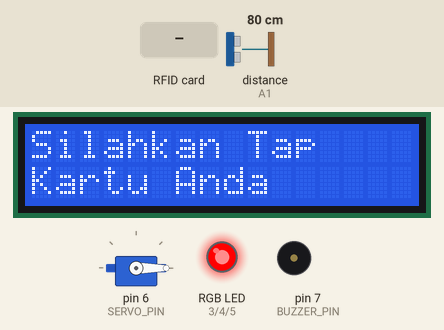
Recording of a sketch running on a simulated Arduino Uno, built with avr-gcc and run on an emulated ATmega328P. Shown: 16×2 character LCD, servo, an RGB LED mixed from three pins (HIGH = lit), buzzer (waves = sounding). Inputs (shaded band) come from the test bench; at power-on: distance to the obstacle (sensor on A1) 80 cm. The echo pulse lasts 58.3 µs per cm; pins used as bus, display or sensor lines are not drawn; what the sketch prints to the serial monitor is not drawn.

Above: at 1.3 s.
1.4 s: RFID card 5E 7A 19 C4 held to the reader
At 1.8 s:
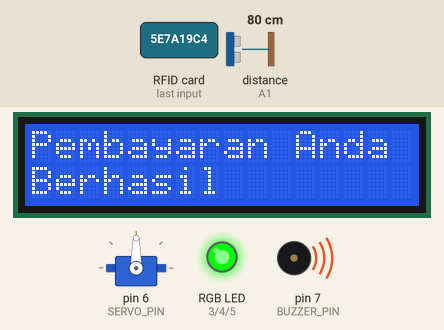
At 2.9 s:
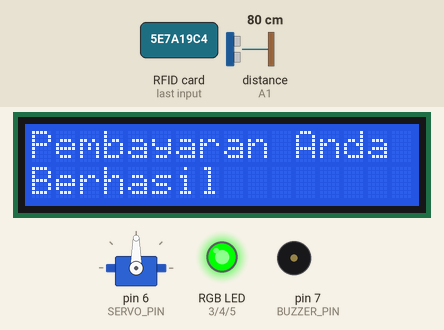
Timing chart, 0 to 5.1 s (numbered marks = the images above; inputs shaded):
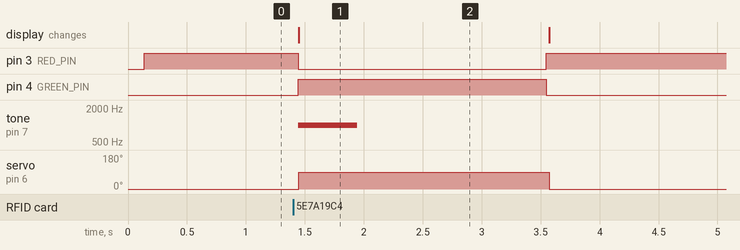

The sketch:

ultrasonic_rfid_automatic_toll_gate.ino
```cpp
#include <SPI.h> 		            // Library untuk komunikasi SPI (SCK, MOSI, MISO, SS)
#include <MFRC522.h> 		        // Library untuk RFID MFRC522
#include <Wire.h> 		          // Library untuk komunikasi I2C
#include <LiquidCrystal_I2C.h>	// Library untuk LCD I2C
#include <Servo.h> 		          // Library untuk mengontrol servo

// Inisialisasi LCD dengan alamat 0x27, ukuran 16x2
LiquidCrystal_I2C lcd(0x27, 16, 2);

// Pin untuk modul RFID MFRC522
#define SS_PIN 10 		            // Slave Select pin untuk SPI (SCK, MOSI, MISO, SS)
#define RST_PIN 9 		            // Pin untuk reset MFRC522
MFRC522 mfrc522(SS_PIN, RST_PIN); // Membuat objek MFRC522

// Membuat objek servo
Servo myServo;

// Definisi pin untuk perangkat lainnya
#define SERVO_PIN 6 	// Pin untuk servo
#define BUZZER_PIN 7 	// Pin untuk buzzer
#define RED_PIN 3 	  // Pin untuk LED merah
#define GREEN_PIN 4 	// Pin untuk LED hijau
#define BLUE_PIN 5 	  // Pin untuk LED biru
#define TRIG_PIN A0 	// Pin untuk trigger sensor ultrasonik
#define ECHO_PIN A1 	// Pin untuk echo sensor ultrasonik

void setup() {
  Serial.begin(9600); 		  // Memulai komunikasi serial dengan baud rate 9600
  Wire.begin(); 		        // Memulai komunikasi I2C
  lcd.begin(16, 2); 	      // Inisialisasi LCD dengan ukuran 16x2
  lcd.backlight(); 		      // Mengaktifkan backlight LCD
  lcd.setCursor(0, 0); 		  // Mengatur kursor ke kolom 0 baris 0
  lcd.print("Silahkan Tap");// Menampilkan pesan "Silahkan Tap"
  lcd.setCursor(0, 1); 		  // Mengatur kursor ke kolom 0 baris 1
  lcd.print("Kartu Anda"); 	// Menampilkan pesan "Kartu Anda"

  SPI.begin(); 		      // Memulai komunikasi SPI
  mfrc522.PCD_Init(); 	// Inisialisasi modul RFID MFRC522

  myServo.attach(SERVO_PIN); 	// Menghubungkan servo ke pin yang telah ditentukan
  myServo.write(0); 		      // Mengatur posisi servo ke 0 derajat

  // Mengatur pin perangkat lainnya sebagai input atau output
  pinMode(BUZZER_PIN, OUTPUT); 	// Mengatur pin buzzer sebagai output
  pinMode(RED_PIN, OUTPUT); 	  // Mengatur pin LED merah sebagai output
  pinMode(GREEN_PIN, OUTPUT); 	// Mengatur pin LED hijau sebagai output
  pinMode(BLUE_PIN, OUTPUT); 	  // Mengatur pin LED biru sebagai output
  setRGBColor(255, 0, 0); 	    // Mengatur LED RGB menjadi merah

  pinMode(TRIG_PIN, OUTPUT); 	// Mengatur pin trigger sensor ultrasonik sebagai output
  pinMode(ECHO_PIN, INPUT); 	// Mengatur pin echo sensor ultrasonik sebagai input
}

void loop() {
  // Memeriksa apakah kartu baru terdeteksi
  if (!mfrc522.PICC_IsNewCardPresent() || !mfrc522.PICC_ReadCardSerial()) {
    delay(50); 	// Menunggu 50ms sebelum mencoba lagi
    return; 	// Keluar dari fungsi loop
  }

  String uid = ""; // Variabel untuk menyimpan UID kartu
  for (byte i = 0; i < mfrc522.uid.size; i++) {
    uid += String(mfrc522.uid.uidByte[i], HEX); // Mengonversi UID ke format heksadesimal
  }

  Serial.print("Kartu terdeteksi dengan UID: ");
  Serial.println(uid);

  // UID yang diizinkan
  String allowedUID = "d5d53d2"; // Ganti sesuai UID yang diinginkan


  // Menampilkan pesan pembayaran berhasil pada LCD
  lcd.clear(); 				      // Membersihkan layar LCD
  lcd.setCursor(0, 0); 			// Mengatur kursor ke kolom 0 baris 0
  lcd.print("Pembayaran Anda"); 	// Menampilkan pesan "Pembayaran Anda"
  lcd.setCursor(0, 1); 			// Mengatur kursor ke kolom 0 baris 1
  lcd.print("Berhasil"); 		// Menampilkan pesan "Berhasil"

  myServo.write(90); 		        // Menggerakkan servo ke 90 derajat (membuka pintu)
  setRGBColor(0, 255, 0); 	    // Mengatur LED RGB menjadi hijau
  tone(BUZZER_PIN, 1000, 500); 	// Mengaktifkan buzzer dengan frekuensi 1000Hz selama 500ms

  unsigned long startWait = millis(); 	// Mencatat waktu saat ini
  bool objectDetected = true; 	      	// Variabel untuk mendeteksi keberadaan objek

  while (objectDetected) {
    long distance = getDistance(); 	// Mengukur jarak dengan sensor ultrasonik
    if (distance >= 1 && distance <= 8) {
      startWait = millis(); 		    // Reset waktu jika objek masih terdeteksi
      objectDetected = true; 		    // Tetap mendeteksi objek
    } else if (millis() - startWait > 2000) {
      objectDetected = false; 		  // Tidak ada objek selama 2 detik, keluar dari loop
    }
    delay(100); // Menunggu 100ms sebelum loop berikutnya
  }

  myServo.write(0); 		    // Menggerakkan servo kembali ke posisi 0 derajat (menutup pintu)
  setRGBColor(255, 0, 0); 	// Mengatur LED RGB menjadi merah
  lcd.clear(); 			        // Membersihkan layar LCD
  lcd.setCursor(0, 0); 		  // Mengatur kursor ke kolom 0 baris 0
  lcd.print("Silahkan Tap");// Menampilkan pesan "Silahkan Tap"
  lcd.setCursor(0, 1); 		  // Mengatur kursor ke kolom 0 baris 1
  lcd.print("Kartu Anda"); 	// Menampilkan pesan "Kartu Anda"

  mfrc522.PICC_HaltA(); 	// Menghentikan komunikasi dengan kartu RFID
  delay(2000); 			      // Menunggu 2 detik sebelum memulai loop lagi
}

void setRGBColor(int red, int green, int blue) {
  analogWrite(RED_PIN, red); 	   // Mengatur intensitas LED merah
  analogWrite(GREEN_PIN, green); // Mengatur intensitas LED hijau
  analogWrite(BLUE_PIN, blue);   // Mengatur intensitas LED biru
}

long getDistance() {
  digitalWrite(TRIG_PIN, LOW); 	// Mengatur pin trigger ke LOW
  delayMicroseconds(2); 	      // Menunggu selama 2 mikrodetik
  digitalWrite(TRIG_PIN, HIGH); // Mengatur pin trigger ke HIGH
  delayMicroseconds(10); 	      // Mengirimkan pulsa selama 10 mikrodetik
  digitalWrite(TRIG_PIN, LOW); 	// Mengatur pin trigger kembali ke LOW

  long duration = pulseIn(ECHO_PIN, HIGH); // Mengukur durasi pantulan suara
  long distance = (duration / 2) / 29.1; // Menghitung jarak dalam cm
  return distance; // Mengembalikan nilai jarak
}
```

Measured:
- after the input at 1.4 s, pin 3 (RED_PIN): HIGH → LOW at once, → HIGH 2.1 s later; pin 4 (GREEN_PIN): LOW → HIGH at once, → LOW 2.1 s later; tone on pin 7 (BUZZER_PIN): silent → 1000 Hz at once, → silent 0.50 s later; servo on pin 6 (SERVO_PIN): 0° → 90° after 0.05 s, → 0° 2.1 s later; the display: changes after 0.05 s (image 1)
- what the display in image 1 shows lasts 2.2 s, from 1.4 s to 3.6 s
